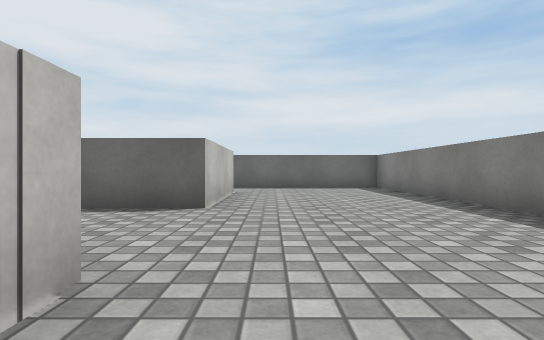
[1] (above)

16 first-person views from a walk through a Unity game level. The camera is 0.57 m above the floor, looks level and sees 80° across. The floor is counted in squares, 1 m on a side. Each view is taken from the middle of a square. On the plan, view 1 faces up. The plan holds only what a view shows up to about 9 squares ahead; the rest is blank. The place goes on beyond the plan. The player character is not drawn. Surface patterns are stand-ins for the level's own textures.

[2]
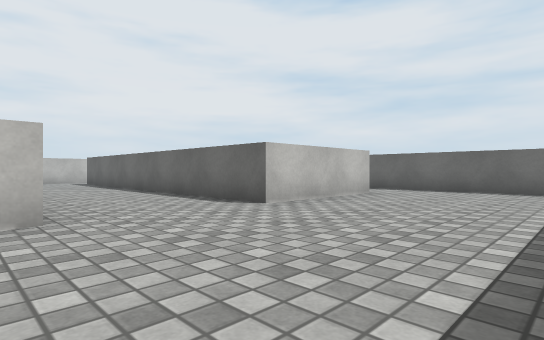

[3]
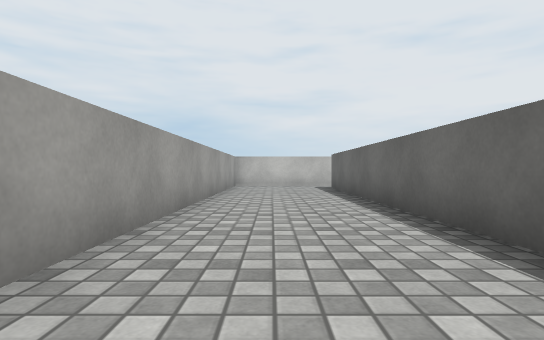

[4]
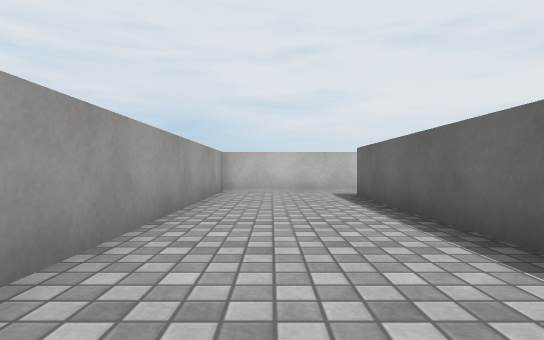

[5]
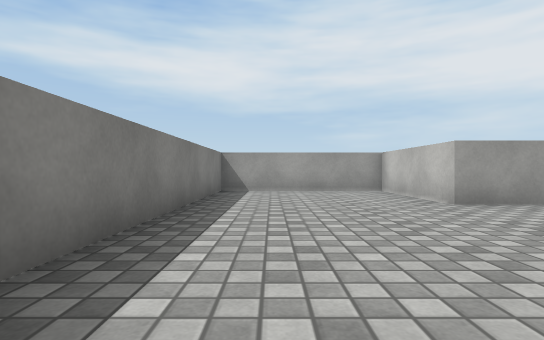

[6]
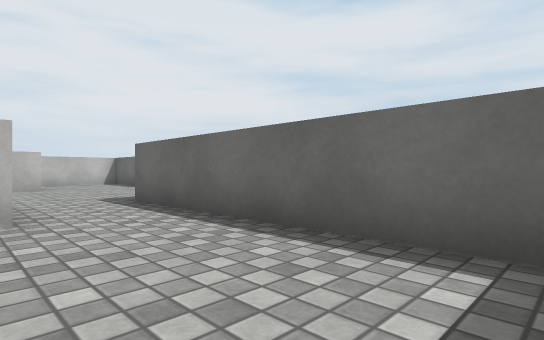

[7]
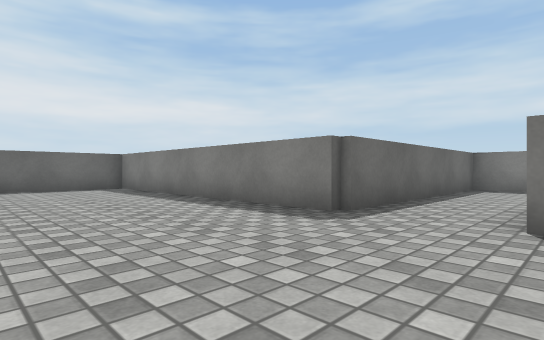

[8]
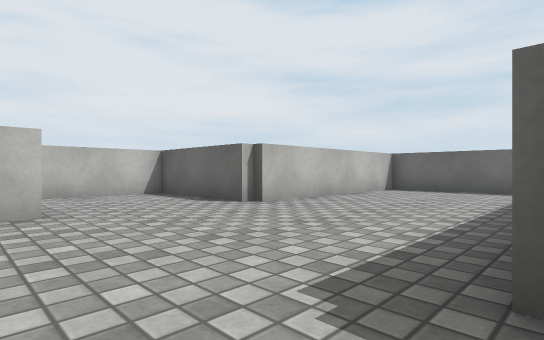

[9]
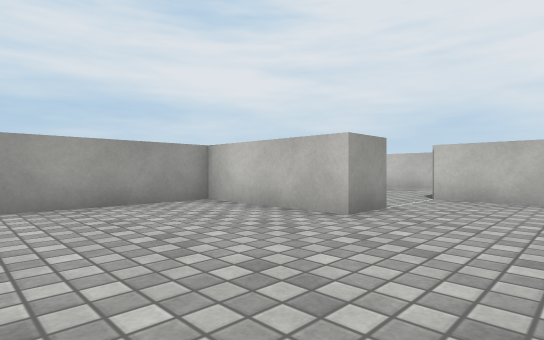

[10]
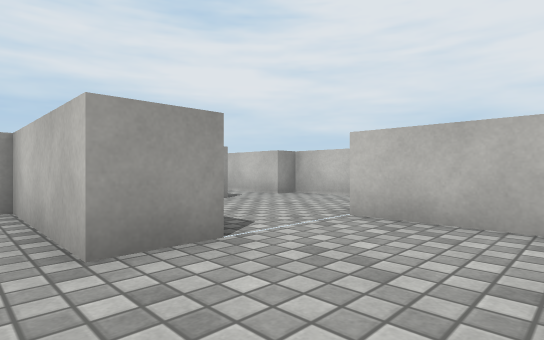

[11]
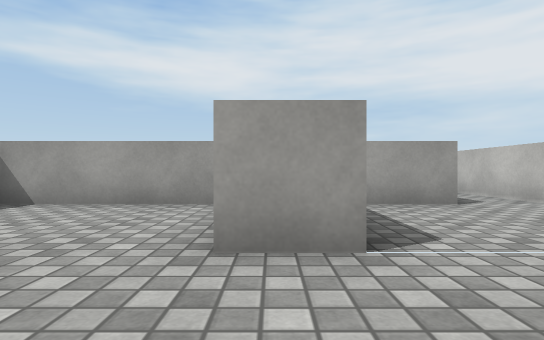

[12]
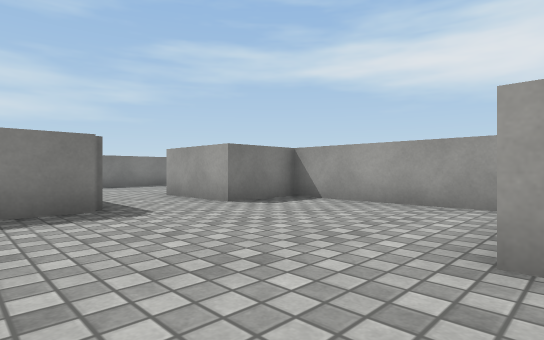

[13]
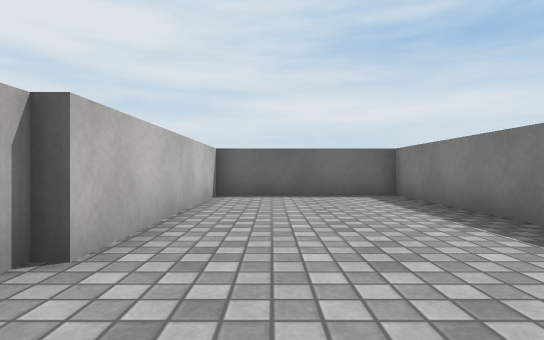

[14]
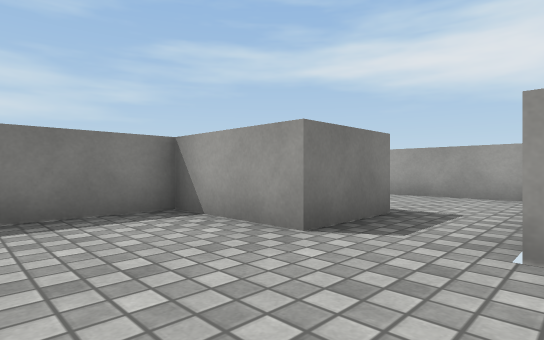

[15]
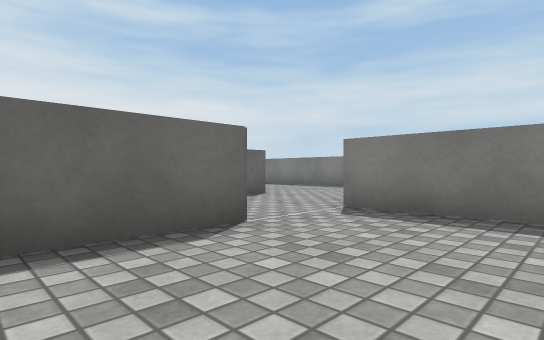

[16]
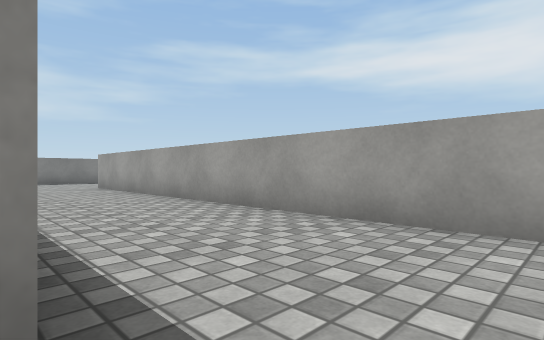

### Floor plan
Points are (right, up) in squares from view 1. A wall is a line through its corners. A room is listed if a view was taken in it or the views show most of it. See-through windows are left out.
Room 1 (views 1, 2, 3, 4, 5, 6)
walls: (-1, 8.4) (-1, 4.9) (-11.1, 4.9); (-12.7, 4.4) (-12.7, 1.7) (-1, 1.7) (-1, -1.9) (3.4, -1.9) (3.4, 10.4) (0.5, 10.4)
ways out: opening at (-12, 5.5) to room 2; opening at (-0.5, 9.5) to room 2
Room 2 (views 7, 8, 9, 10, 11, 12, 13, 14, 15, 16)
walls: (-7.6, 13.1) (-7.6, 12.7) (-10.6, 12.7) (-10.6, 9.7) (-12.9, 9.7); (-13.3, 8.9) (-13.3, 6.6) (-12.7, 6.6) (-12.7, 4.4); (-11.1, 4.9) (-11.1, 6.6) (-8.6, 6.6) (-8.6, 9.8) (-7.6, 9.8) (-7.6, 6.6) (-3.2, 6.6) (-3.2, 8.4) (-1, 8.4); (0.5, 10.4) (-3.2, 10.4) (-3.2, 18.2) (-7.2, 18.2) (-7.2, 13)
ways out: opening at (-12, 5.5) to room 1; opening at (-0.5, 9.5) to room 1

Where each view was taken, in squares from view 1:
view 1: 0 up, 0 right, facing up
view 2: 1 up, 3 right, facing up-left
view 3: 3 up, 1 left, facing left
view 4: 3 up, 4 left, facing left
view 5: 7 up, 2 right, facing down
view 6: 8 up, 3 right, facing up-left
view 7: 8 up, 7 left, facing up-right
view 8: 9 up, 3 left, facing up-left
view 9: 12 up, 4 left, facing down-left
view 10: 12 up, 7 left, facing down-left
view 11: 12 up, 8 left, facing down
view 12: 12 up, 8 left, facing down-right
view 13: 11 up, 6 left, facing up
view 14: 9 up, 13 left, facing down-right
view 15: 7 up, 13 left, facing up-right
view 16: 5 up, 12 left, facing down-right
